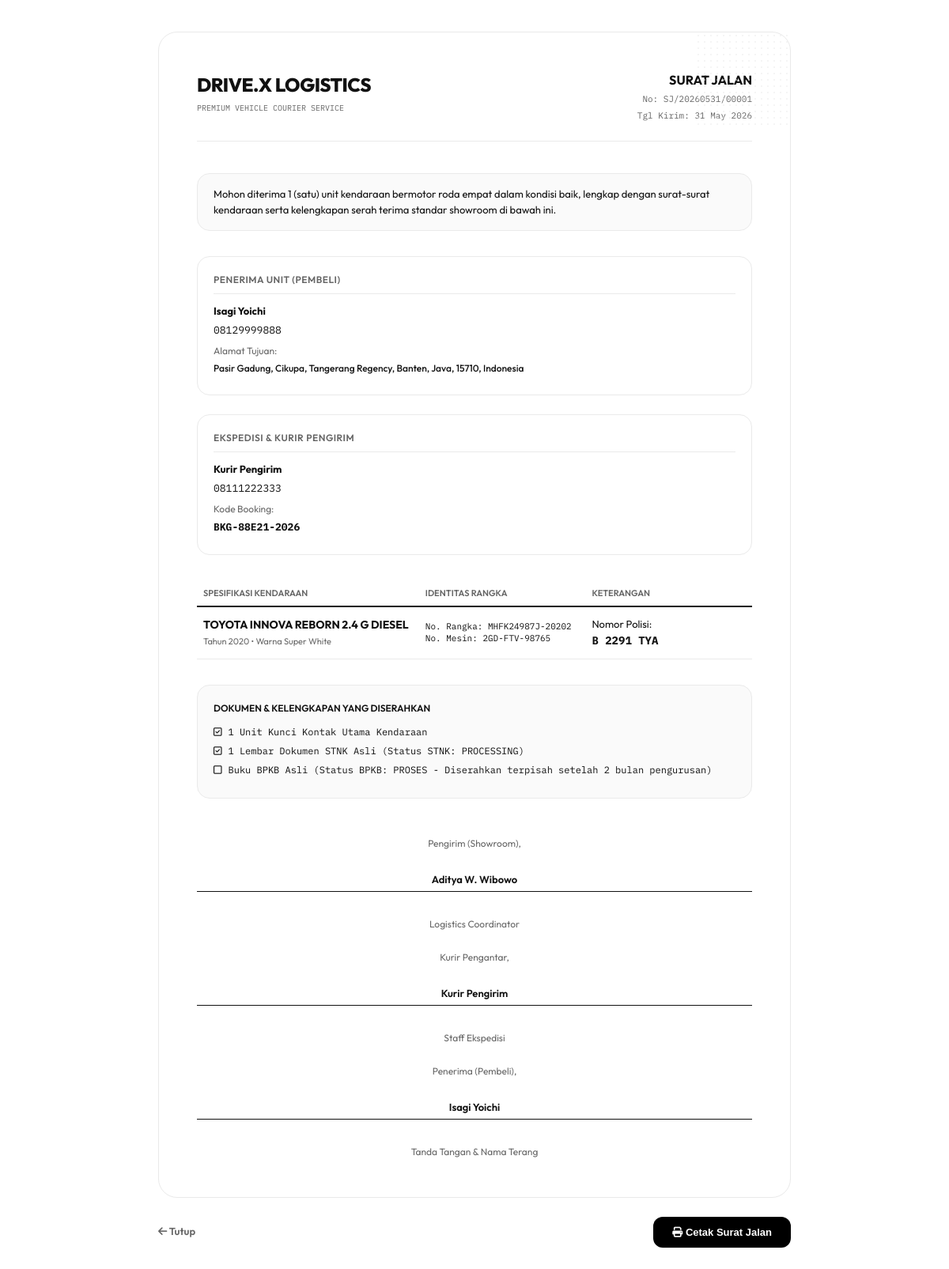
/admin/surat_jalan/5, run on the app's committed database.
### tables this page shows
CREATE TABLE IF NOT EXISTS `pengiriman` (
  `id_pengiriman` INT AUTO_INCREMENT PRIMARY KEY,
  `id_transaksi` INT NOT NULL,
  `id_kurir` INT DEFAULT NULL,
  `tanggal_pengiriman` DATETIME DEFAULT NULL,
  `alamat_tujuan` TEXT NOT NULL,
  `status_pengiriman` ENUM('Menunggu Penugasan', 'Kurir Ditugaskan', 'Menunggu Penjemputan', 'Kendaraan Dipersiapkan', 'Dalam Perjalanan', 'Tiba di Lokasi', 'Kendaraan Diserahkan', 'Diserahkan ke Pembeli', 'Selesai', 'Gagal Kirim', 'Dibatalkan') NOT NULL DEFAULT 'Menunggu Penugasan',
  `catatan` TEXT,
  FOREIGN KEY (`id_transaksi`) REFERENCES `bookings`(`id`) ON DELETE CASCADE,
  FOREIGN KEY (`id_kurir`) REFERENCES `kurir`(`id_kurir`) ON DELETE SET NULL
);

CREATE TABLE IF NOT EXISTS `surat_jalan` (
  `id_surat_jalan` INT AUTO_INCREMENT PRIMARY KEY,
  `id_pengiriman` INT NOT NULL,
  `nomor_surat` VARCHAR(50) NOT NULL UNIQUE,
  `tanggal` DATE NOT NULL,
  FOREIGN KEY (`id_pengiriman`) REFERENCES `pengiriman`(`id_pengiriman`) ON DELETE CASCADE
);

CREATE TABLE IF NOT EXISTS `users` (
  `id` INT AUTO_INCREMENT PRIMARY KEY,
  `username` VARCHAR(50) NOT NULL UNIQUE,
  `password` VARCHAR(255) NOT NULL,
  `email` VARCHAR(100) NOT NULL UNIQUE,
  `role` ENUM('client', 'staff', 'kurir', 'admin') NOT NULL DEFAULT 'client',
  `fullname` VARCHAR(100) NOT NULL,
  `phone` VARCHAR(20) DEFAULT NULL,
  `created_at` TIMESTAMP DEFAULT CURRENT_TIMESTAMP
);

CREATE TABLE IF NOT EXISTS `kurir` (
  `id_kurir` INT AUTO_INCREMENT PRIMARY KEY,
  `nama` VARCHAR(100) NOT NULL,
  `email` VARCHAR(100) NOT NULL UNIQUE,
  `no_hp` VARCHAR(20) NOT NULL,
  `password` VARCHAR(255) NOT NULL,
  `alamat` TEXT NOT NULL,
  `status` ENUM('active', 'inactive') NOT NULL DEFAULT 'active'
);

CREATE TABLE IF NOT EXISTS `bookings` (
  `id` INT AUTO_INCREMENT PRIMARY KEY,
  `booking_code` VARCHAR(20) NOT NULL UNIQUE,
  `user_id` INT NOT NULL,
  `car_id` INT NOT NULL,
  `booking_fee` DECIMAL(10,2) NOT NULL DEFAULT 500000.00,
  `booking_fee_status` ENUM('unpaid', 'paid') NOT NULL DEFAULT 'unpaid',
  `booking_date` DATETIME NOT NULL,
  `dp_deadline` DATETIME NOT NULL,  
  `dp_amount` DECIMAL(12,2) NOT NULL,  
  `dp_status` ENUM('unpaid', 'paid') NOT NULL DEFAULT 'unpaid',
  `dp_date` DATETIME DEFAULT NULL,
  `ktp_image` VARCHAR(255) DEFAULT NULL,
  `stnk_status` ENUM('processing', 'completed') NOT NULL DEFAULT 'processing',
  `stnk_completed_date` DATETIME DEFAULT NULL,
  `bpkb_status` ENUM('processing', 'completed') NOT NULL DEFAULT 'processing',
  `bpkb_completed_date` DATETIME DEFAULT NULL,
  `remaining_payment` DECIMAL(12,2) NOT NULL,  
  `pelunasan_status` ENUM('unpaid', 'paid') NOT NULL DEFAULT 'unpaid',
  `pelunasan_date` DATETIME DEFAULT NULL,
  `delivery_type` ENUM('pickup', 'delivery') DEFAULT NULL,
  `delivery_address` TEXT DEFAULT NULL,
  `delivery_status` ENUM('none', 'pending', 'shipping', 'delivered') NOT NULL DEFAULT 'none',
  `status` ENUM('ordered', 'active', 'cancelled', 'completed') NOT NULL DEFAULT 'ordered',
  `created_at` TIMESTAMP DEFAULT CURRENT_TIMESTAMP,
  FOREIGN KEY (`user_id`) REFERENCES `users`(`id`) ON DELETE CASCADE,
  FOREIGN KEY (`car_id`) REFERENCES `cars`(`id`) ON DELETE CASCADE
);

CREATE TABLE IF NOT EXISTS `cars` (
  `id` INT AUTO_INCREMENT PRIMARY KEY,
  `brand` VARCHAR(50) NOT NULL,
  `model` VARCHAR(100) NOT NULL,
  `type` VARCHAR(50) NOT NULL,
  `year` INT NOT NULL,
  `price` DECIMAL(12,2) NOT NULL,
  `color` VARCHAR(30) NOT NULL,
  `plate_number` VARCHAR(15) NOT NULL UNIQUE,
  `engine_number` VARCHAR(50) NOT NULL UNIQUE,
  `frame_number` VARCHAR(50) NOT NULL UNIQUE,
  `image_url` VARCHAR(255) DEFAULT NULL,
  `status` ENUM('available', 'booked', 'sold', 'sourced') NOT NULL DEFAULT 'available',
  `description` TEXT DEFAULT NULL,
  `created_at` TIMESTAMP DEFAULT CURRENT_TIMESTAMP
);

### application/controllers/Admin.php (called while the page is built, shortened)
<?php
class Admin extends CI_Controller {
    public function __construct() {
        $this->load->model('Booking_model');
        $this->load->model('Mobil_model');
        $this->load->model('Sourcing_model');
        $this->load->model('Delivery_model');
        $this->db->query("ALTER TABLE users MODIFY COLUMN role ENUM('manager', 'admin', 'client') NOT NULL DEFAULT 'client'");
        $manager = $this->db->get_where('users', array('role' => 'manager'))->row_array();
        if (!$manager) {
            $this->db->insert('users', array(
                'username' => 'manager',
                'password' => 'manager123',
                'email' => 'manager@mobilku.com',
                'role' => 'manager',
                'fullname' => 'Super Manager (Super Admin)',
                'phone' => '082123456789'
            ));
        }
    }
    public function surat_jalan($booking_id) {
        $this->load->model('Delivery_model');
        $this->db->select('id_pengiriman');
        $this->db->from('pengiriman');
        $this->db->where('id_transaksi', $booking_id);
        $p_row = $this->db->get()->row_array();
        $delivery = $this->Delivery_model->get_delivery_by_id($p_row['id_pengiriman']);
        $data['delivery'] = $delivery;
        $data['title'] = 'Surat Jalan Serah Terima Kendaraan — ' . ($delivery['nomor_surat'] ? $delivery['nomor_surat'] : 'SJ/TEMP');
        $this->load->view('printable/surat_jalan', $data);
    }
}

### index.php (called while the page is built, shortened)
<?php
require_once BASEPATH.'core/CodeIgniter.php';

### application/models/Delivery_model.php (called while the page is built, shortened)
<?php
class Delivery_model extends CI_Model {
    public function get_delivery_by_id($id_pengiriman) {
        $this->db->select('p.*, b.booking_code, b.stnk_status, b.bpkb_status, b.status as booking_overall_status, u.fullname as client_name, u.phone as client_phone, c.brand, c.model, c.year, c.plate_number, c.color, c.engine_number, c.frame_number, c.price as car_price, k.nama as courier_name, k.no_hp as courier_phone, sj.nomor_surat, sj.tanggal as sj_date, bp.foto_serah_terima, bp.tanda_tangan_penerima, bp.foto_kendaraan, bp.waktu_upload');
        $this->db->from('pengiriman p');
        $this->db->join('bookings b', 'p.id_transaksi = b.id');
        $this->db->join('users u', 'b.user_id = u.id');
        $this->db->join('cars c', 'b.car_id = c.id');
        $this->db->join('kurir k', 'p.id_kurir = k.id_kurir', 'left');
        $this->db->join('surat_jalan sj', 'p.id_pengiriman = sj.id_pengiriman', 'left');
        $this->db->join('bukti_pengiriman bp', 'p.id_pengiriman = bp.id_pengiriman', 'left');
        $this->db->where('p.id_pengiriman', $id_pengiriman);
        return $this->db->get()->row_array();
    }
}

### application/config/constants.php (called while the page is built, shortened)
<?php
if ( ! function_exists('esc'))
{
    function esc($var, $double_encode = TRUE)
    {
        return html_escape($var, $double_encode);
    }
}

### application/views/printable/surat_jalan.php (the view, shortened to what this page needs)
<!DOCTYPE html>
<html lang="id">
<head>
  <link rel="stylesheet" href="https://cdnjs.cloudflare.com/ajax/libs/font-awesome/6.4.0/css/all.min.css">
</head>
<body>
  <div class="container">
    <div class="header">
      <div class="brand">
        <h1>DRIVE.X LOGISTICS</h1>
        <p>Premium Vehicle Courier Service</p>
      </div>
      <div class="doc-meta">
        <h2>SURAT JALAN</h2>
        <p>No: <?php echo esc($delivery['nomor_surat'] ? $delivery['nomor_surat'] : 'SJ/TEMP'); ?></p>
        <p class="mono" style="margin-top: 4px;">Tgl Kirim: <?php echo date('d M Y', strtotime($delivery['tanggal_pengiriman'] ? $delivery['tanggal_pengiriman'] : date('Y-m-d'))); ?></p>
      </div>
    </div>
    <div class="notice">
      Mohon diterima 1 (satu) unit kendaraan bermotor roda empat dalam kondisi baik, lengkap dengan surat-surat kendaraan serta kelengkapan serah terima standar showroom di bawah ini.
    </div>
    <div class="grid">
      <div class="card">
        <h3>Penerima Unit (Pembeli)</h3>
        <p><strong><?php echo esc($delivery['client_name']); ?></strong></p>
        <p class="mono"><?php echo esc($delivery['client_phone']); ?></p>
        <p style="margin-top: 8px; color: var(--text-muted); font-size: 12px;">Alamat Tujuan:</p>
        <p style="font-weight: 500; font-size: 12px;"><?php echo esc($delivery['alamat_tujuan']); ?></p>
      </div>
      <div class="card">
        <h3>Ekspedisi &amp; Kurir Pengirim</h3>
        <p><strong><?php echo esc($delivery['courier_name'] ? $delivery['courier_name'] : 'Kurir Logistik'); ?></strong></p>
        <p class="mono"><?php echo esc($delivery['courier_phone'] ? $delivery['courier_phone'] : '-'); ?></p>
        <p style="margin-top: 8px; color: var(--text-muted); font-size: 12px;">Kode Booking:</p>
        <p class="mono"><strong><?php echo esc($delivery['booking_code']); ?></strong></p>
      </div>
    </div>
    <table class="specs-table">
      <thead>
        <tr>
          <th style="width: 40%;">Spesifikasi Kendaraan</th>
          <th style="width: 30%;">Identitas Rangka</th>
          <th style="width: 30%;">Keterangan</th>
        </tr>
      </thead>
      <tbody>
        <tr>
          <td>
            <strong style="font-size: 14px; text-transform: uppercase;"><?php echo esc($delivery['brand'] . ' ' . $delivery['model']); ?></strong><br>
            <span style="font-size: 11px; color: var(--text-muted);">Tahun <?php echo $delivery['year']; ?> &bull; Warna <?php echo esc($delivery['color']); ?></span>
          </td>
          <td class="mono" style="font-size: 11px; line-height: 1.4;">
            No. Rangka: <?php echo esc($delivery['frame_number']); ?><br>
            No. Mesin: <?php echo esc($delivery['engine_number']); ?>
          </td>
          <td>
            Nomor Polisi:<br>
            <strong class="mono" style="font-size: 14px;"><?php echo esc($delivery['plate_number']); ?></strong>
          </td>
        </tr>
      </tbody>
    </table>
    <div class="docs-section">
      <h3>DOKUMEN &amp; KELENGKAPAN YANG DISERAHKAN</h3>
      <ul class="docs-list">
        <li><i class="fa-regular fa-square-check"></i> 1 Unit Kunci Kontak Utama Kendaraan</li>
        <li><i class="fa-regular fa-square-check"></i> 1 Lembar Dokumen STNK Asli (Status STNK: <?php echo strtoupper($delivery['stnk_status'] ?? 'COMPLETED'); ?>)</li>
        <li>
          <?php if ($delivery['bpkb_status'] === 'completed'): ?>
            <i class="fa-regular fa-square-check"></i> 1 Lembar Buku BPKB Asli (Diserahkan Lunas)
          <?php else: ?>
            <i class="fa-regular fa-square"></i> Buku BPKB Asli (Status BPKB: PROSES - Diserahkan terpisah setelah 2 bulan pengurusan)
          <?php endif; ?>
        </li>
      </ul>
    </div>
    <div class="signatures">
      <div class="sig-box">
        <p>Pengirim (Showroom),</p>
        <div class="sig-line">Aditya W. Wibowo</div>
        <p>Logistics Coordinator</p>
      </div>
      <div class="sig-box">
        <p>Kurir Pengantar,</p>
        <div class="sig-line"><?php echo esc($delivery['courier_name'] ? $delivery['courier_name'] : 'Kurir Logistik'); ?></div>
        <p>Staff Ekspedisi</p>
      </div>
      <div class="sig-box">
        <p>Penerima (Pembeli),</p>
        <div class="sig-line"><?php echo esc($delivery['client_name']); ?></div>
        <p>Tanda Tangan &amp; Nama Terang</p>
      </div>
    </div>
  </div>
  <div class="print-bar no-print">
    <a href="javascript:window.close();" class="btn-back">
      <i class="fa-solid fa-arrow-left"></i> Tutup
    </a>
    <button onclick="window.print();" class="btn-print">
      <i class="fa-solid fa-print"></i> Cetak Surat Jalan
    </button>
  </div>
</body>
</html>

### application/views/printable/surat_jalan.php (style rules this page uses)
:root { --font-outfit: 'Outfit', sans-serif; --font-mono: 'IBM Plex Mono', monospace; --border-color: #eaeaea; --text-main: #111111; --text-muted: #666666; }
* { box-sizing: border-box; margin: 0; padding: 0; }
body { font-family: var(--font-outfit); color: var(--text-main); background-color: #ffffff; line-height: 1.5; padding: 40px 20px; -webkit-print-color-adjust: exact; print-color-adjust: exact; }
.container { max-width: 800px; margin: 0 auto; border: 1px solid var(--border-color); border-radius: 24px; padding: 48px; position: relative; }
.container::before { content: ""; position: absolute; top: 0; right: 0; width: 120px; height: 120px; background-image: radial-gradient(var(--border-color) 1.5px, transparent 1.5px); background-size: 8px 8px; opacity: 0.5; pointer-events: none; }
.header { display: flex; justify-content: space-between; align-items: flex-start; margin-bottom: 40px; border-bottom: 1px solid var(--border-color); padding-bottom: 24px; }
.brand h1 { font-size: 24px; font-weight: 800; letter-spacing: -0.5px; text-transform: uppercase; margin-bottom: 4px; }
.brand p { font-family: var(--font-mono); font-size: 10px; color: var(--text-muted); text-transform: uppercase; }
.doc-meta { text-align: right; }
.doc-meta h2 { font-size: 16px; font-weight: 700; text-transform: uppercase; margin-bottom: 4px; }
.doc-meta p { font-family: var(--font-mono); font-size: 11px; color: var(--text-muted); }
.notice { background-color: #fafafa; border: 1px solid var(--border-color); border-radius: 16px; padding: 16px 20px; font-size: 13px; margin-bottom: 32px; }
.grid { display: grid; grid-template-cols: 1fr 1fr; gap: 24px; margin-bottom: 32px; }
.card { border: 1px solid var(--border-color); border-radius: 16px; padding: 20px; }
.card h3 { font-size: 12px; font-weight: 600; text-transform: uppercase; letter-spacing: 0.5px; color: var(--text-muted); border-bottom: 1px solid var(--border-color); padding-bottom: 8px; margin-bottom: 12px; }
.card p { font-size: 13px; margin-bottom: 4px; }
.mono { font-family: var(--font-mono); }
.specs-table { width: 100%; border-collapse: collapse; margin-bottom: 32px; }
.specs-table th { text-align: left; font-size: 11px; font-weight: 600; text-transform: uppercase; color: var(--text-muted); border-bottom: 2px solid var(--text-main); padding: 8px; }
.specs-table td { font-size: 13px; border-bottom: 1px solid var(--border-color); padding: 12px 8px; }
.docs-section { background: #fafafa; border: 1px solid var(--border-color); border-radius: 16px; padding: 20px; margin-bottom: 40px; }
.docs-section h3 { font-size: 12px; font-weight: 600; text-transform: uppercase; margin-bottom: 12px; }
.docs-list { list-style-type: none; font-family: var(--font-mono); font-size: 12px; color: var(--text-main); }
.docs-list li { margin-bottom: 6px; display: flex; align-items: center; gap: 8px; }
.signatures { display: grid; grid-template-cols: 1fr 1fr 1fr; gap: 24px; margin-top: 48px; text-align: center; }
.sig-box { display: flex; flex-direction: column; justify-content: space-between; height: 120px; }
.sig-box p { font-size: 12px; color: var(--text-muted); }
.sig-line { font-weight: 600; border-bottom: 1px solid var(--text-main); padding-bottom: 4px; margin-bottom: 4px; font-size: 13px; }
.print-bar { max-width: 800px; margin: 24px auto 0; display: flex; justify-content: space-between; align-items: center; }
.btn-back { font-size: 13px; color: var(--text-muted); text-decoration: none; font-weight: 600; }
.btn-print { background-color: #000000; color: #ffffff; border: none; padding: 12px 24px; border-radius: 12px; font-size: 13px; font-weight: 600; cursor: pointer; }

### data on the page
pengiriman: surat_jalan.nomor_surat "SJ/20260531/00001", users.fullname "Isagi Yoichi", users.phone "08129999888", alamat_tujuan "Pasir Gadung, Cikupa, Tangerang Regency, Banten, Java, 15710, Indonesia", id_kurir.nama "Kurir Pengirim", id_kurir.no_hp "08111222333", id_transaksi.booking_code "BKG-88E21-2026", cars.brand+model "TOYOTA INNOVA REBORN 2.4 G DIESEL", cars.year "2020", cars.color "Super White", cars.frame_number "MHFK24987J-20202", cars.engine_number "2GD-FTV-98765", cars.plate_number "B 2291 TYA", id_transaksi.stnk_status "PROCESSING"
